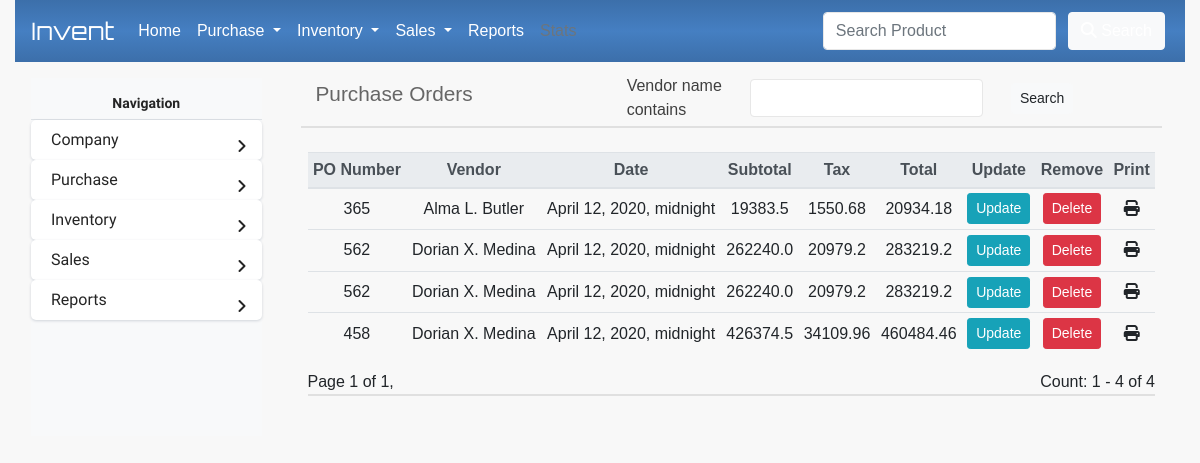
/purchase_orders/, run on an earlier commit of the app's database.
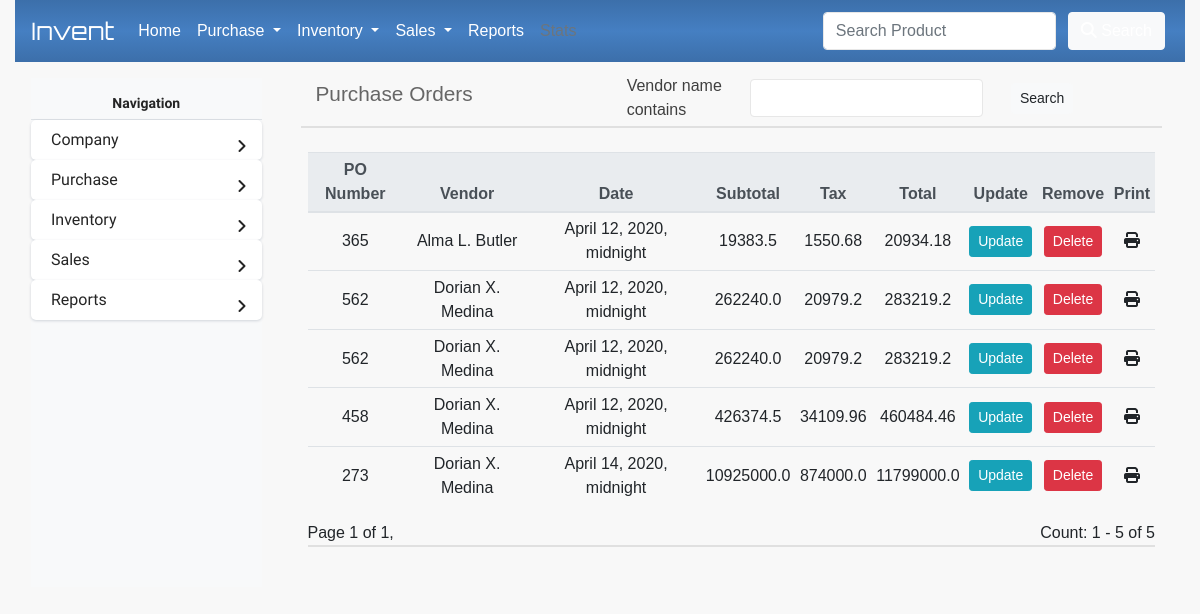
And on a later commit of the database.
### InvManage/models.py (models this page shows)
class PurchaseOrder(models.Model):
    vendor = models.ForeignKey(Vendor,on_delete=models.CASCADE)
    date = models.DateTimeField(default=timezone.now,null=True, blank=True)
    po = models.IntegerField()
    discount = models.FloatField(default=0,null=True)
    tax = models.FloatField(default=0,null=True)
    paid = models.FloatField(default=0,null=True)
    balance = models.FloatField(default=0,null=True)
    subtotal = models.FloatField(default=0,null=True)
    taxtotal = models.FloatField(default=0,null=True)
    ordertotal = models.FloatField(default=0,null=True)

class Vendor(models.Model):
    name = models.CharField(max_length=100)
    identifier = models.CharField(null=True, blank=True,max_length=100)
    phone = models.CharField(max_length=100, null=True, blank=True)
    address = models.TextField(null=True, blank=True)
    email = models.CharField(null=True, blank=True,max_length=100)
    location = models.CharField(null=True, blank=True,max_length=100)
    def __str__(self):
        return self.name

### InvManage/views.py (the view)
# urls.py: path('purchase_orders/',display_purchase_orders_view, name='purchase_orders'),
def display_purchase_orders_view(request):
	if request.method == 'GET':
		pos = PurchaseOrder.objects.all()
		myFilter = PurchaseOrderFilter(request.GET, queryset=pos)
		pos = myFilter.qs
		number_of_vendors = len(pos)
		paginator = Paginator(pos,15)
		page_number = request.GET.get('page')
		page_obj = paginator.get_page(page_number)
		return render(request, 'purchase_order/purchase_orders.html',{'page_obj':page_obj,'myFilter':myFilter, 'n_prod': number_of_vendors})

### InvManage/templates/purchase_order/purchase_orders.html (shortened to what this page needs)
{% extends 'base.html' %}
{% load template_helpers %}
{% load static %}
{% block title %}
  <div class="m-2">
    <div class="d-flex align-items-center row">
        <div class="col-sm-4">
          <h2 class="mr-auto label-head">Purchase Orders</h2>
        </div>
        <div class="col-sm-8">
          <form class="form-inline" id="poFilterForm" action="" method="GET">
              <div class="col-sm-9">
              {% for field in myFilter.form %}
                <div class="form-group form-row m-1">
                    <div class="col-sm-4">
                        <label>{{ field.label }}</label>
                    </div>
                    <div class="col-sm-8">
                        {{ field }}
                    </div>
                </div>
              </div>
                {% endfor %}
                  <button class="btn btn-sm btn-light" type="submit">Search</button>
          </form>
        </div>
    </div>
  </div>
{% endblock title %}
{% block contents %}
    <table class="table table-sm">
        <thead class="thead-light">
        <tr>
            <th scope="col">PO Number</th>
            <th scope="col">Vendor</th>
            <th scope="col">Date</th>
            <th scope="col">Subtotal</th>
            <th scope="col">Tax</th>
            <th scope="col">Total</th>
            <th scope="col">Update</th>
            <th scope="col">Remove</th>
            <th scope="col">Print</th>
        </tr>
        </thead>
        <tbody>
            {% for po in page_obj %}
            <tr>
                <td class="po_name">{{ po.po }}</td>
                <td>{{ po.vendor }}</td>
                <td>{{ po.date }}</td>
                <td>{{ po.subtotal }}</td>
                <td>{{ po.taxtotal }}</td>
                <td>{{ po.ordertotal }}</td>
                <td><a href="{% url 'update_purchase_order' po.id %}" class="btn btn-sm btn-info">Update</a></td>
                <td><a href="" class="btn btn-sm btn-danger" data-toggle="modal" data-target="#delModal" data-del_url="{% url 'delete_purchase_order' po.id %}" data-vend_name="{{ po.name }}" data-vend_id="{{ po.id }}">Delete</a></td>
                <td><a onclick="printInvoice(this)" data-print_url="{% url 'print_purchase_order' po.id %}" data-po_id="{{ po.id }}" style="font-size: 1em; cursor: pointer;"><i class="fas fa-print"></i></a></td>
            </tr>
            {% endfor %}
        </tbody>
    </table>
    <div class="d-flex">
      <div class="pagination mr-auto">
        <span class="step-links">
          <span class="current">
            Page {{ page_obj.number }} of {{ page_obj.paginator.num_pages }},
          </span>
        </span>
      </div>
      <div>
        Count: {{ page_obj.start_index }} - {{ page_obj.end_index }} of {{ n_prod }}
      </div>
    </div>
{% endblock %}

What changed in the data, as far as the page shows it:
added PurchaseOrder: po "273", vendor "Dorian X. Medina", date "April 14, 2020, midnight", subtotal "10925000.0", taxtotal "874000.0", ordertotal "11799000.0"
Also different on the page:
{{ page_obj.end_index }}: "4" → "5"
{{ n_prod }}: "4" → "5"
